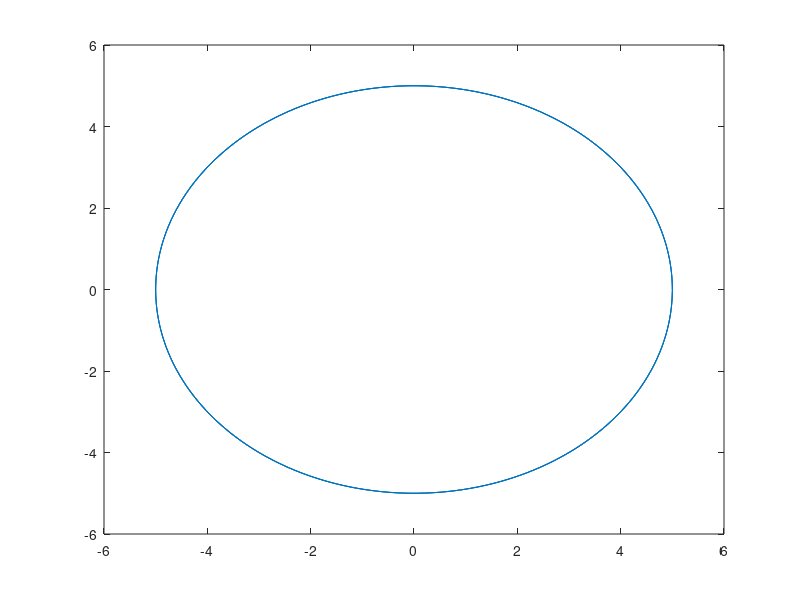

The MATLAB source for this figure:
clc
clear

p = 0:0.01:6*pi;
x = 5*cos(p);
y = 5*sin(p);

pp_x = spline(p,x);
pp_y = spline(p,y);
p_dx = fnder(pp_x,x);
p_dy = fnder(pp_y,y);
theta = 0:0.01:6*pi;

plot(ppval(pp_x,theta),ppval(pp_y,theta))

